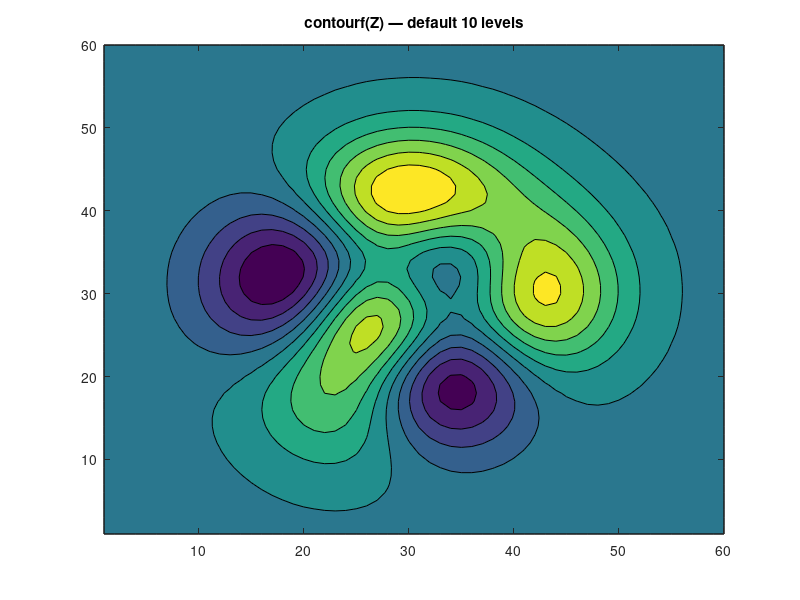
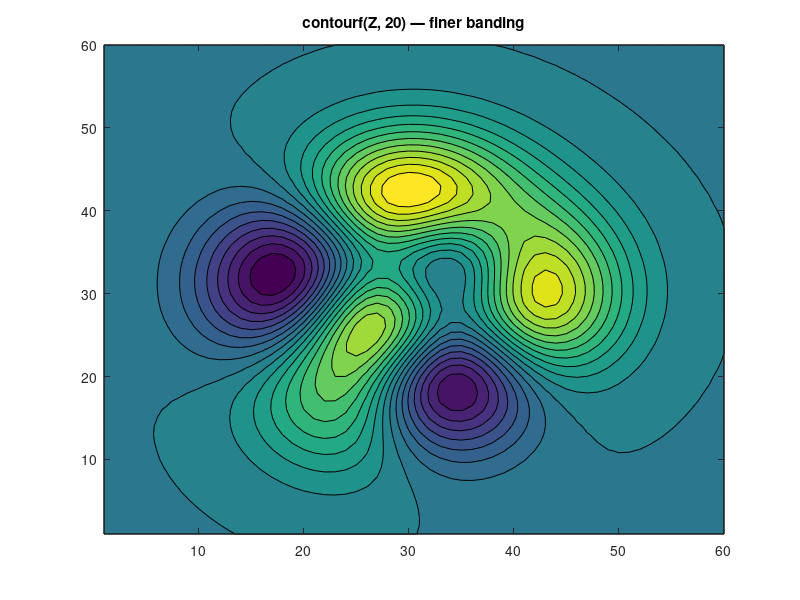
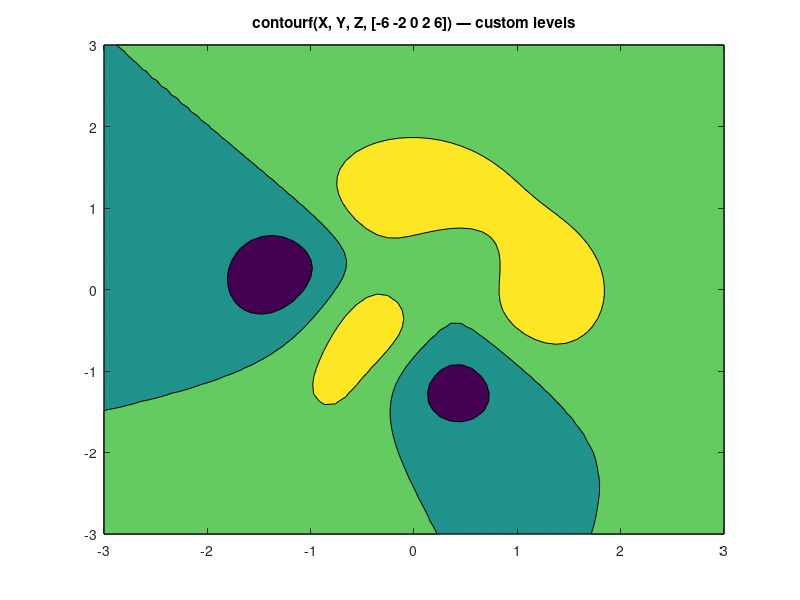

These figures' MATLAB source, in order:
% contourf — Filled Contour Bands
%
% contourf is contour's sibling that paints each band between two
% adjacent isolevels. Uses an HSL ramp from blue (data min) to red
% (data max).



clear
close all

% Classic "peaks"-like function on a 60×60 grid.
[X, Y] = meshgrid(linspace(-3, 3, 60));
% Pre-calculate squared terms to avoid AST depth/scratch memory limits in Numkit engine
X2 = X.^2;
Y2 = Y.^2;
Z = 3 * (1 - X).^2 .* exp(-X2 - (Y + 1).^2) ...
  - 10 * (X/5 - X.*X2 - Y.*Y2) .* exp(-X2 - Y2) ...
  - exp(-(X + 1).^2 - Y2) / 3;

figure;
contourf(Z);
title('contourf(Z) — default 10 levels');

figure;
contourf(Z, 20);
title('contourf(Z, 20) — finer banding');

% Explicit X / Y grid.
figure;
contourf(X, Y, Z, [-6 -2 0 2 6]);
title('contourf(X, Y, Z, [-6 -2 0 2 6]) — custom levels');

fprintf('contourf demo: peaks-like surface with three banding densities\n');
